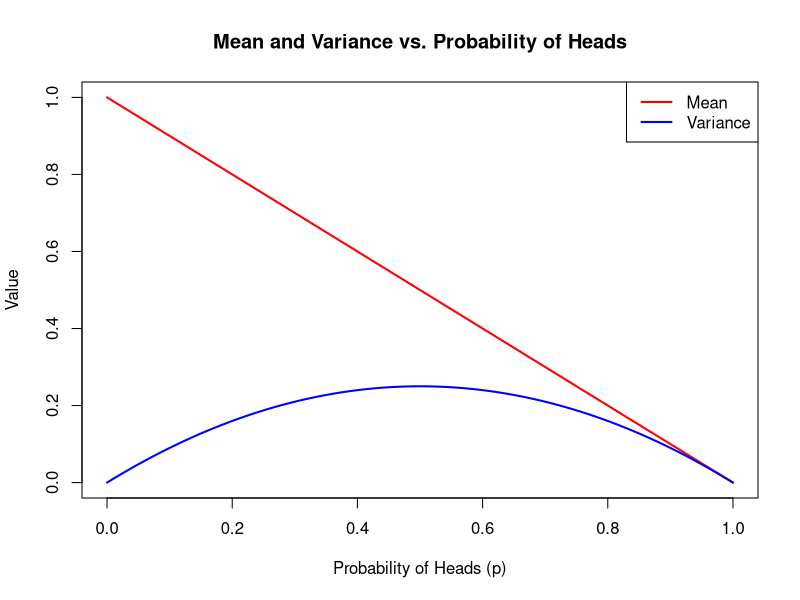
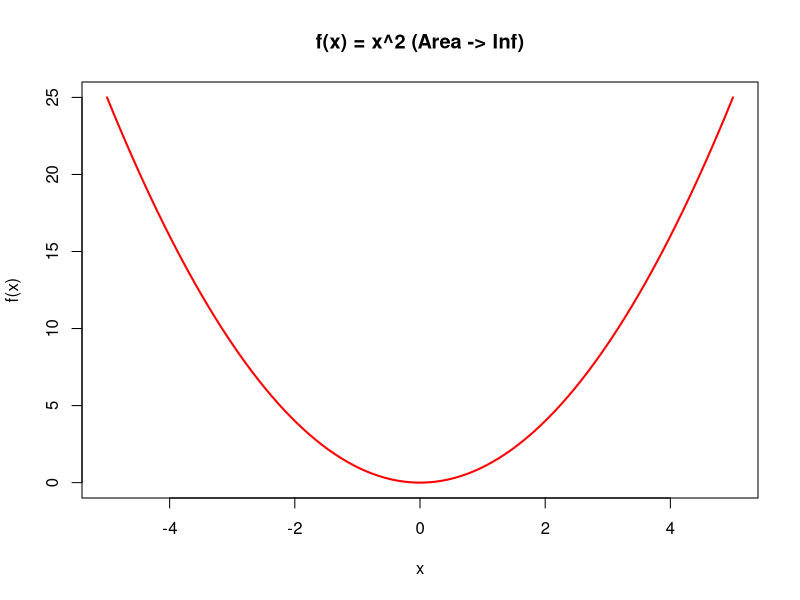
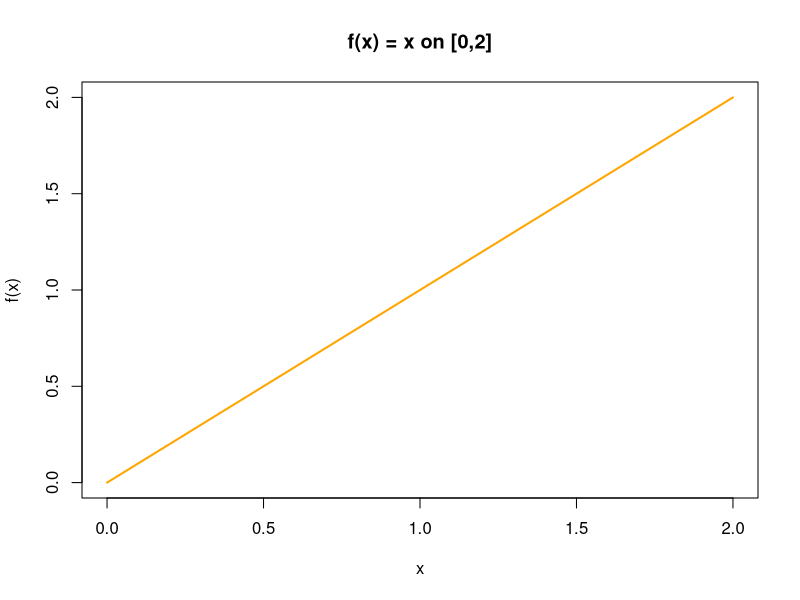
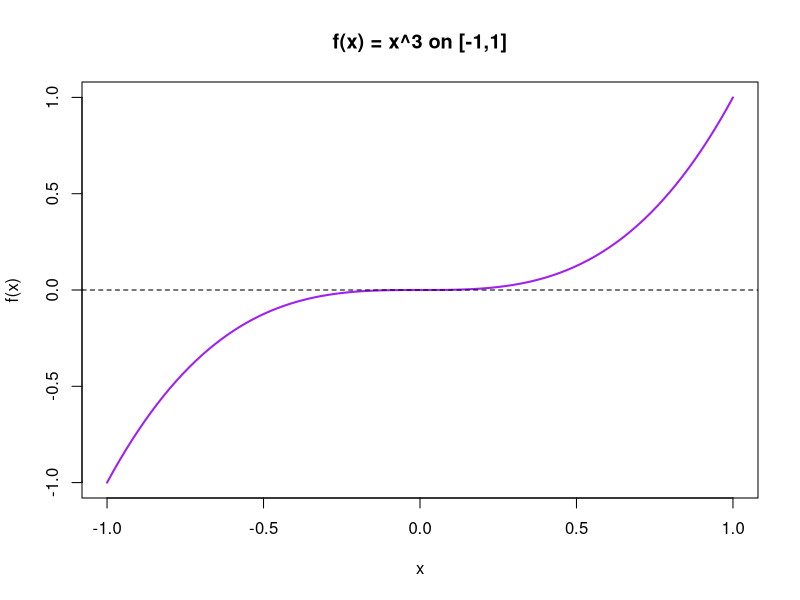
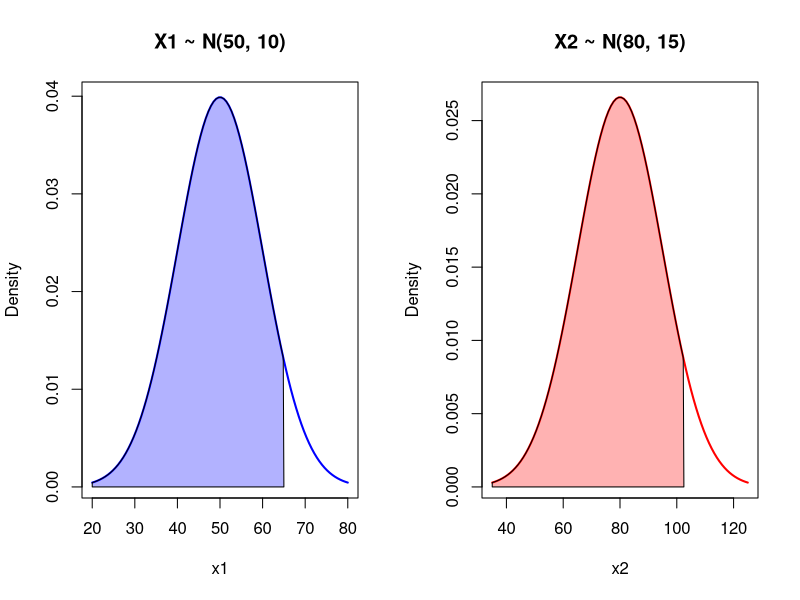

R code for these plots, in order:
## ---- chunk 1
#| label: fig-mean-variance
#| fig-cap: "Theoretical Mean and Variance as a function of the probability of heads."

p <- seq(0, 1, by = 0.01)
mu <- 1 - p
variance <- p * (1 - p)

plot(p, mu, type = "l", col = "red", lwd = 2, ylim = c(0, 1),
     xlab = "Probability of Heads (p)", ylab = "Value", 
     main = "Mean and Variance vs. Probability of Heads")
lines(p, variance, col = "blue", lwd = 2)
legend("topright", legend = c("Mean", "Variance"), 
       col = c("red", "blue"), lwd = 2)
## ---- chunk 2
#| label: fig-invalid-pdfs
#| fig-cap: "Visual and numerical verification of invalid continuous PDFs."
#| layout-ncol: 3

# --- Part (a): Infinite Area ---
x_a <- seq(-5, 5, length.out = 100)
plot(x_a, x_a^2, type = "l", col = "red", lwd = 2,
     xlab = "x", ylab = "f(x)", main = "f(x) = x^2 (Area -> Inf)")

# --- Part (b): Area != 1 ---
x_b <- seq(0, 2, length.out = 100)
plot(x_b, x_b, type = "l", col = "orange", lwd = 2,
     xlab = "x", ylab = "f(x)", main = "f(x) = x on [0,2]")

# --- Part (c): Negative Values ---
x_c <- seq(-1, 1, length.out = 100)
plot(x_c, x_c^3, type = "l", col = "purple", lwd = 2,
     xlab = "x", ylab = "f(x)", main = "f(x) = x^3 on [-1,1]")
abline(h = 0, lty = 2, col="black") # Highlights the negative region

# Prove area is not 1
func_b <- function(x) { x }
area_b <- integrate(func_b, lower = 0, upper = 2)
print(paste("Area for (b) is:", area_b$value))

# Prove area integrates to 0, not 1
func_c <- function(x) { x^3 }
area_c <- integrate(func_c, lower = -1, upper = 1)
print(paste("Area for (c) is:", area_c$value))
## ---- chunk 3
#| label: z-score-verification
#| fig-cap: "Verification of equivalent left-tail probabilities."

# Verify probabilities using the built-in integrate function 🧮
area_1 <- integrate(function(x) dnorm(x, mean = 50, sd = 10), lower = -Inf, upper = 65)$value
area_2 <- integrate(function(x) dnorm(x, mean = 80, sd = 15), lower = -Inf, upper = 102.5)$value

cat("P(X1 <= 65):    ", area_1, "\n")
cat("P(X2 <= 102.5): ", area_2, "\n")

# Visual verification 📊
par(mfrow=c(1,2))

# Plot for X1 🔵
x1_vals <- seq(20, 80, length.out=100)
y1_vals <- dnorm(x1_vals, mean=50, sd=10)
plot(x1_vals, y1_vals, type="l", col="blue", lwd=2, 
     main="X1 ~ N(50, 10)", xlab="x1", ylab="Density")
polygon(c(20, x1_vals[x1_vals<=65], 65), 
        c(0, y1_vals[x1_vals<=65], 0), col=rgb(0,0,1,0.3))

# Plot for X2 🔴
x2_vals <- seq(35, 125, length.out=100)
y2_vals <- dnorm(x2_vals, mean=80, sd=15)
plot(x2_vals, y2_vals, type="l", col="red", lwd=2, 
     main="X2 ~ N(80, 15)", xlab="x2", ylab="Density")
polygon(c(35, x2_vals[x2_vals<=102.5], 102.5), 
        c(0, y2_vals[x2_vals<=102.5], 0), col=rgb(1,0,0,0.3))
